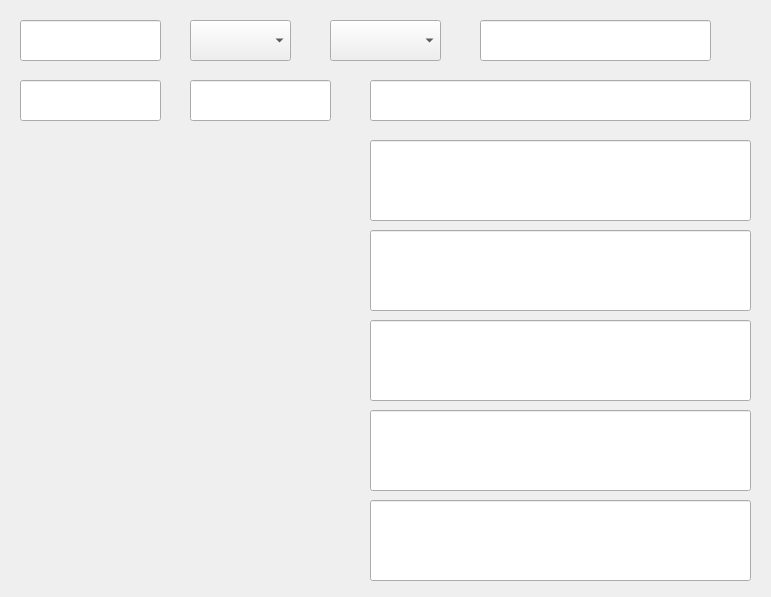
<?xml version="1.0" encoding="UTF-8"?>
<ui version="4.0">
 <class>Form</class>
 <widget class="QWidget" name="Form">
  <property name="geometry">
   <rect>
    <x>0</x>
    <y>0</y>
    <width>771</width>
    <height>597</height>
   </rect>
  </property>
  <property name="windowTitle">
   <string>Form</string>
  </property>
  <widget class="QLineEdit" name="name">
   <property name="geometry">
    <rect>
     <x>20</x>
     <y>20</y>
     <width>141</width>
     <height>41</height>
    </rect>
   </property>
   <property name="text">
    <string/>
   </property>
  </widget>
  <widget class="QLineEdit" name="drug">
   <property name="geometry">
    <rect>
     <x>20</x>
     <y>80</y>
     <width>141</width>
     <height>41</height>
    </rect>
   </property>
   <property name="text">
    <string/>
   </property>
  </widget>
  <widget class="QLineEdit" name="waring0">
   <property name="geometry">
    <rect>
     <x>190</x>
     <y>80</y>
     <width>141</width>
     <height>41</height>
    </rect>
   </property>
   <property name="text">
    <string/>
   </property>
  </widget>
  <widget class="QLineEdit" name="info0">
   <property name="geometry">
    <rect>
     <x>370</x>
     <y>80</y>
     <width>381</width>
     <height>41</height>
    </rect>
   </property>
   <property name="text">
    <string/>
   </property>
  </widget>
  <widget class="QLabel" name="drug1">
   <property name="geometry">
    <rect>
     <x>20</x>
     <y>140</y>
     <width>141</width>
     <height>81</height>
    </rect>
   </property>
   <property name="text">
    <string/>
   </property>
  </widget>
  <widget class="QLabel" name="drug2">
   <property name="geometry">
    <rect>
     <x>20</x>
     <y>230</y>
     <width>141</width>
     <height>81</height>
    </rect>
   </property>
   <property name="text">
    <string/>
   </property>
  </widget>
  <widget class="QLabel" name="drug3">
   <property name="geometry">
    <rect>
     <x>20</x>
     <y>320</y>
     <width>141</width>
     <height>81</height>
    </rect>
   </property>
   <property name="text">
    <string/>
   </property>
  </widget>
  <widget class="QLabel" name="drug4">
   <property name="geometry">
    <rect>
     <x>20</x>
     <y>410</y>
     <width>141</width>
     <height>81</height>
    </rect>
   </property>
   <property name="text">
    <string/>
   </property>
  </widget>
  <widget class="QLineEdit" name="info1">
   <property name="geometry">
    <rect>
     <x>370</x>
     <y>140</y>
     <width>381</width>
     <height>81</height>
    </rect>
   </property>
   <property name="text">
    <string/>
   </property>
  </widget>
  <widget class="QLineEdit" name="info2">
   <property name="geometry">
    <rect>
     <x>370</x>
     <y>230</y>
     <width>381</width>
     <height>81</height>
    </rect>
   </property>
   <property name="text">
    <string/>
   </property>
  </widget>
  <widget class="QLineEdit" name="info3">
   <property name="geometry">
    <rect>
     <x>370</x>
     <y>320</y>
     <width>381</width>
     <height>81</height>
    </rect>
   </property>
   <property name="text">
    <string/>
   </property>
  </widget>
  <widget class="QLineEdit" name="info4">
   <property name="geometry">
    <rect>
     <x>370</x>
     <y>410</y>
     <width>381</width>
     <height>81</height>
    </rect>
   </property>
   <property name="text">
    <string/>
   </property>
  </widget>
  <widget class="QComboBox" name="sex">
   <property name="geometry">
    <rect>
     <x>190</x>
     <y>20</y>
     <width>101</width>
     <height>41</height>
    </rect>
   </property>
  </widget>
  <widget class="QComboBox" name="age">
   <property name="geometry">
    <rect>
     <x>330</x>
     <y>20</y>
     <width>111</width>
     <height>41</height>
    </rect>
   </property>
  </widget>
  <widget class="QLineEdit" name="date">
   <property name="geometry">
    <rect>
     <x>480</x>
     <y>20</y>
     <width>231</width>
     <height>41</height>
    </rect>
   </property>
   <property name="text">
    <string/>
   </property>
  </widget>
  <widget class="QLabel" name="waring1">
   <property name="geometry">
    <rect>
     <x>190</x>
     <y>140</y>
     <width>141</width>
     <height>81</height>
    </rect>
   </property>
   <property name="text">
    <string/>
   </property>
  </widget>
  <widget class="QLabel" name="waring3">
   <property name="geometry">
    <rect>
     <x>190</x>
     <y>320</y>
     <width>141</width>
     <height>81</height>
    </rect>
   </property>
   <property name="text">
    <string/>
   </property>
  </widget>
  <widget class="QLabel" name="waring4">
   <property name="geometry">
    <rect>
     <x>190</x>
     <y>410</y>
     <width>141</width>
     <height>81</height>
    </rect>
   </property>
   <property name="text">
    <string/>
   </property>
  </widget>
  <widget class="QLabel" name="waring2">
   <property name="geometry">
    <rect>
     <x>190</x>
     <y>230</y>
     <width>141</width>
     <height>81</height>
    </rect>
   </property>
   <property name="text">
    <string/>
   </property>
  </widget>
  <widget class="QLineEdit" name="info5">
   <property name="geometry">
    <rect>
     <x>370</x>
     <y>500</y>
     <width>381</width>
     <height>81</height>
    </rect>
   </property>
   <property name="text">
    <string/>
   </property>
  </widget>
  <widget class="QLabel" name="drug5">
   <property name="geometry">
    <rect>
     <x>20</x>
     <y>500</y>
     <width>141</width>
     <height>81</height>
    </rect>
   </property>
   <property name="text">
    <string/>
   </property>
  </widget>
  <widget class="QLabel" name="waring5">
   <property name="geometry">
    <rect>
     <x>190</x>
     <y>500</y>
     <width>141</width>
     <height>81</height>
    </rect>
   </property>
   <property name="text">
    <string/>
   </property>
  </widget>
 </widget>
 <resources/>
 <connections/>
</ui>
